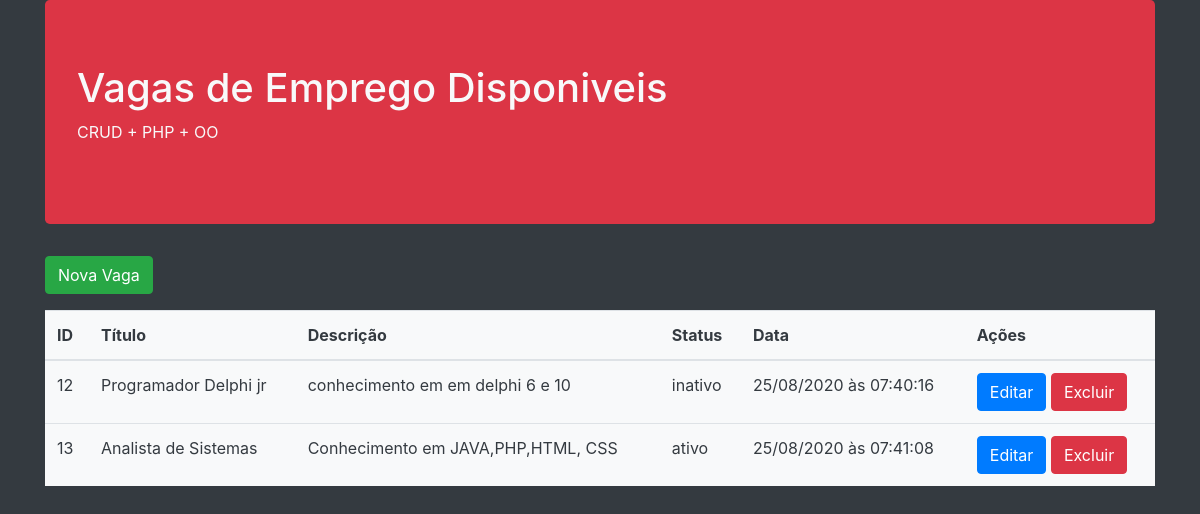
The page / on the database its author committed.
### tables this page shows
CREATE TABLE `vagas` (
  `id` int(11) NOT NULL,
  `titulo` varchar(255) NOT NULL,
  `descricao` text NOT NULL,
  `ativo` enum('s','n') NOT NULL,
  `data` timestamp NOT NULL DEFAULT current_timestamp() ON UPDATE current_timestamp()
);

### index.php (called while the page is built, shortened)
<?php
$vagas = Vaga::getVagas();
include __DIR__.'/includes/header.php';
include __DIR__.'/includes/listagem.php';
include __DIR__.'/includes/footer.php';

### app/Db/DataBase.php (called while the page is built, shortened)
<?php
class DataBase{
    private $table;
    private $connection;
    public function __construct($table = null){
        $this->table = $table;
    }
    private function setConnection(){
        try{
            $this->connection = new PDO('mysql:host='.self::Host.';dbname='.self::Name,self::User,self::Passw);
            $this->connection->setAttribute(PDO::ATTR_ERRMODE,PDO::ERRMODE_EXCEPTION);
        }catch(PDOException $e){
            die('ERROR: ' .$e->getMessage());
        }
    }
    public function execute($query, $params = []){
        try{
            $statement = $this ->connection-> prepare($query);
            $statement->execute($params);
            return $statement;
         }catch(PDOException $e){
            die('ERROR: ' .$e->getMessage());
        }
    }
public function select($where = null, $order = null, $limit = null, $fields = '*'){
    $where = strlen($where) ? 'WHERE '.$where : '';
    $order = strlen($order) ? 'ORDER BY '.$order : '';
    $limit = strlen($limit) ? 'LIMIT '.$limit : '';
    $query = 'SELECT '.$fields.' FROM '.$this->table.' '.$where.' '.$order.' '.$limit;
    return $this->execute($query);
  }
}

### app/Entity/vaga.php (called while the page is built, shortened)
<?php
class Vaga{
  public static function getVagas($where = null, $order = null, $limit = null){
    return (new Database('vagas'))->select($where,$order,$limit)
                                  ->fetchAll(PDO::FETCH_CLASS,self::class);
  }
}

### includes/listagem.php (the view, shortened to what this page needs)
<?php
    $resultados= '';
    foreach($vagas as $vaga){
        $resultados .= '   <tr>
                            <td>'.$vaga->id.'</td>
                            <td>'.$vaga->titulo.'</td>
                            <td>'.$vaga->descricao.'</td>
                            <td>'.($vaga->ativo == 's' ? 'ativo' : 'inativo').'</td>
                            <td>'.date('d/m/Y à\s H:i:s',strtotime($vaga->data)).'</td>
                            <td>
                                <a href="editar.php?id='.$vaga->id. '">
                                     <button type= "button" class="btn btn-primary">Editar</button>
                                </a>
                                 <a href="excluir.php?id='.$vaga->id. '">
                                     <button type= "button" class="btn btn-danger">Excluir</button>
                                </a>
                             </td>
                            </tr> ';
    }
    $resultados = strlen($resultados) ? $resultados : '<tr>
                                                            <td colspan="6" class="text-center">
                                                                Nenhuma vaga Encontrada
                                                            </td>';
?>
<main>
    <section>
        <a href="cadastrar.php">
            <button class="btn btn-success">Nova Vaga</button>
           <a>
    </section>
    <section>
        <table class="table bg-light text-dark mt-3">
            <thead>
                <tr>
                    <th>ID</th>
                    <th>Título</th>
                    <th>Descrição</th>
                    <th>Status</th>
                    <th>Data</th>
                    <th>Ações</th>
                </tr>
            </thead>
            <tbody>
                <?=$resultados?>
            </tbody>
        </table>
    </section>
</main>

### includes/header.php (shortened to what this page needs)
<!doctype html>
<html lang="en">
  <head>
    <link rel="stylesheet" href="https://maxcdn.bootstrapcdn.com/bootstrap/4.0.0/css/bootstrap.min.css">
  </head>
  <body class="bg-dark text-light">
    <div class="container">
        <div class="jumbotron bg-danger">
            <h1>Vagas de Emprego Disponiveis</h1>
            <p>CRUD + PHP + OO</p>
        </div>

### includes/footer.php (shortened to what this page needs)
   </div>
  </body>
</html>

### rows shown on the page
vagas: id "12", titulo "Programador Delphi jr", descricao "conhecimento em em delphi 6 e 10", ativo "inativo", data "25/08/2020 às 07:40:16"
vagas: id "13", titulo "Analista de Sistemas", descricao "Conhecimento em JAVA,PHP,HTML, CSS", ativo "ativo", data "25/08/2020 às 07:41:08"
